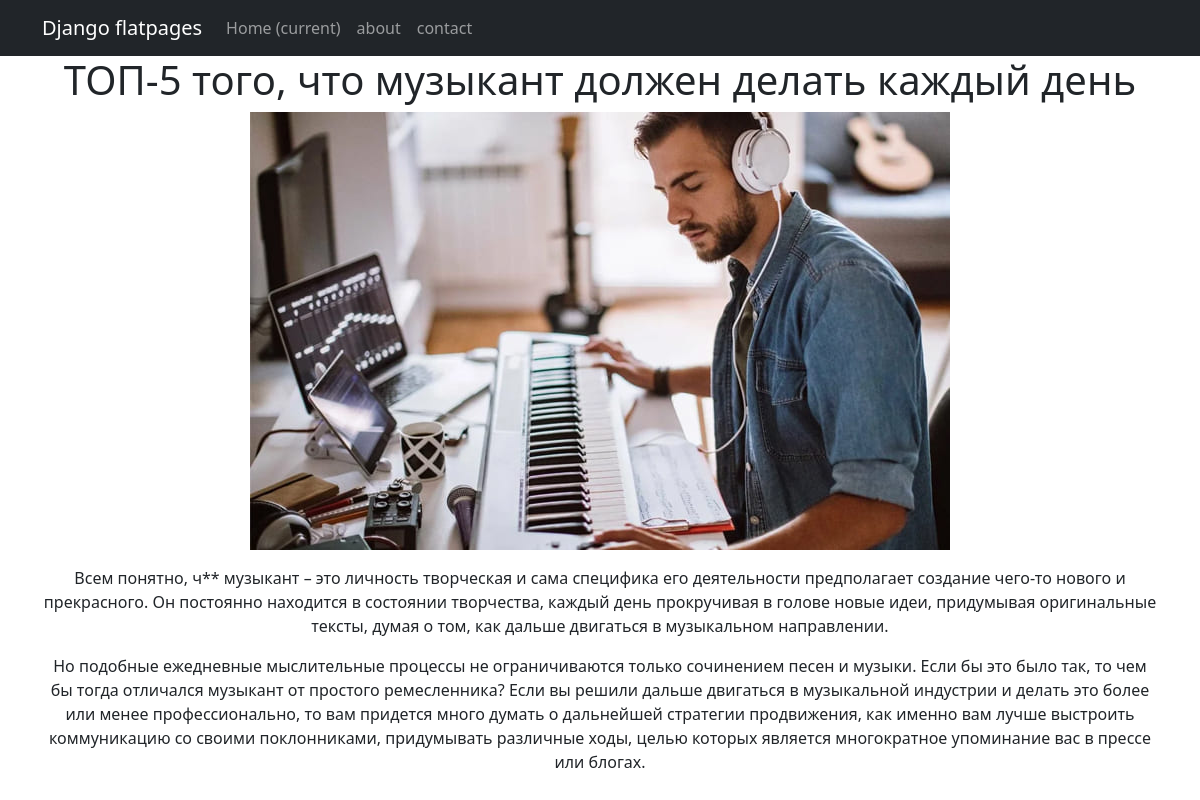
/posts/1, run on the app's committed database.
### newsapp/models.py (models this page shows, shortened)
class Post(models.Model):
    author = models.ForeignKey(Author, on_delete=models.CASCADE, verbose_name="Автор")
    title = models.CharField(max_length=255, verbose_name="Название")
    text = models.TextField(verbose_name="Текст статьи")
    NEWS = 'News'
    ARTICLE = 'Article'
    CATEGORY_CHOICES =(
        (NEWS, 'Новость'),
        (ARTICLE, 'Статья'),
    )
    categoryPost = models.CharField(max_length=100, choices=CATEGORY_CHOICES, default=ARTICLE)
    postCategory = models.ManyToManyField(Category, through='PostCategory', verbose_name="Категория")
    dateCreate = models.DateTimeField(auto_now_add=True, verbose_name="Время создания")
    photo = models.ImageField(upload_to="photo/", verbose_name="Фото")
    slug = models.SlugField(max_length=100)
    rating = models.SmallIntegerField(default=0)
    class Meta:
        verbose_name = 'Статья'
        verbose_name_plural = 'Статьи'
        ordering = ['dateCreate', 'title']

### newsapp/views.py (the view)
# urls.py: path('<int:pk>', PostDetail.as_view(), name='post'),
class PostDetail(DetailView):
    model = Post
    template_name = 'post.html'
    slug_url_kwarg = 'post_slug'
    context_object_name = 'post'

### newsapp/templatetags/custom_filters.py (called while the page is built)
@register.filter(is_safe=True)
def censor(value):
    STOP_LIST = ['что', 'почему']
    if not isinstance(value, str):
        raise TypeError(f"Недопустимое значение '{type(value)}' Нужно ввести строковое значение")
    for word in value.split():
        if word.lower() in STOP_LIST:
            value = value.replace(word, f"{word[0]}{'*' * (len(word) - 1)}")
    return value

### templates/post.html (shortened to what this page needs)
{% extends 'flatpages/default.html' %}
{% load custom_filters %}
{% block content %}
<h1>{{ post.title }}</h1>
{% if post.photo %}
<p><img class="img-article-left" src="{{post.photo.url}}"></p>
{% endif %}
{{post.text|censor|linebreaks}}
{% endblock content %}

### data on the page
Post: title "ТОП-5 того, что музыкант должен делать каждый день", photo (picture), text|censor "Всем понятно, ч** музыкант – это личность творческая и сама специфика его деятельности предполагает создание чего-то нового и прекрасного. Он постоянно находится в состоянии творчества, каждый день прокручивая в голове новые идеи, придумывая оригинальные тексты, думая о том, как дальше двигаться в музыкальном направлении. Но подобные ежедневные мыслительные процессы не ограничиваются только сочинением песен и музыки. Если бы это было так, то чем бы тогда отличался музыкант от простого ремесленника? Если вы решили дальше двигаться в музыкальной индустрии и делать это более или менее профессионально, то вам придется много думать о дальнейшей стратегии продвижения, как именно вам лучше…"
